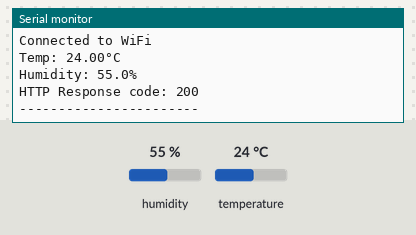
The sketch below on a simulated ESP32. Shown: the last lines printed to the serial monitor. The inputs (shaded band) are chosen by the test bench; at power-on: humidity 55 %, temperature 24 °C. WiFi joins after 1.5 s; servers stay silent unless stated; uploads are accepted with an empty reply.

Above: at 3.2 s.
3.3 s: humidity set to 22 %
10.9 s: temperature set to 12 °C
At 12.37 s:
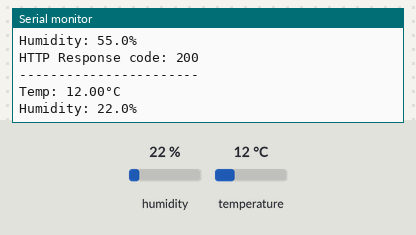
18.5 s: humidity set to 40 %
At 23.7 s:
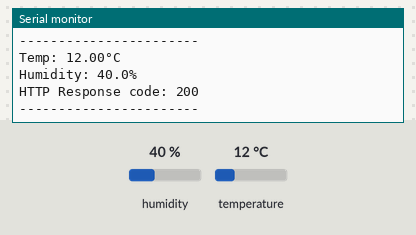

The sketch:

dhtapi_luthfi.ino
```cpp
#include <ArduinoJson.h>
#include <HTTPClient.h>
#include "WiFi.h"
#include "DHT.h"

const int DHT_PIN = 15;
#define WIFI_SSID "SSID"
#define WIFI_PASSWORD "pw"
#define SERVER_ADDRESS "http://192.168.1.6:5000"
#define SERVER_PORT 80


DHT dht(DHT_PIN, DHT22);
void setup() {
  Serial.begin(115200);
  dht.begin();
  connectToWiFi();
}

void loop() {

  HTTPClient http;
  String endpoint = String(SERVER_ADDRESS) + "/data";
  JsonDocument jsonDoc;

  float  temp = dht.readTemperature();
  float hum = dht.readHumidity();
  Serial.println("Temp: " + String(temp, 2) + "°C");
  Serial.println("Humidity: " + String(hum, 1) + "%");

  jsonDoc["temp"] = temp;
  jsonDoc["hum"] = hum;

  String postData;
  serializeJson(jsonDoc, postData);
  http.begin(endpoint);
  http.addHeader("Content-Type", "application/json");

  int httpResponseCode = http.POST(postData);

  if (httpResponseCode > 0) {
    Serial.print("HTTP Response code: ");
    Serial.println(httpResponseCode);
    String payload = http.getString();
    Serial.println(payload);
  } else {
    Serial.print("HTTP Error code: ");
    Serial.println(httpResponseCode);
  }Serial.println("-----------------------");

  http.end();
  delay(10000);
}

void connectToWiFi() {
 Serial.println("Connecting to WiFi");
 WiFi.begin(WIFI_SSID, WIFI_PASSWORD);

 while (WiFi.status() != WL_CONNECTED) {
   delay(1000);
   Serial.println("Connecting...");
 }

 Serial.println("Connected to WiFi");
}
```

Measured:
- after the input at 10.9 s, the serial monitor: prints a new line after 1.3 s (image 1)
- after the input at 18.5 s, the serial monitor: prints a new line after 3.9 s (image 2)
